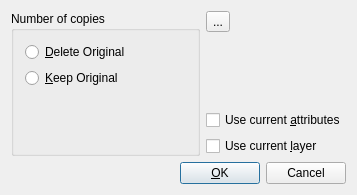
<?xml version="1.0" encoding="UTF-8"?>
<ui version="4.0">
 <class>QG_DlgMirror</class>
 <widget class="QDialog" name="QG_DlgMirror">
  <property name="geometry">
   <rect>
    <x>0</x>
    <y>0</y>
    <width>357</width>
    <height>195</height>
   </rect>
  </property>
  <property name="sizePolicy">
   <sizepolicy hsizetype="Minimum" vsizetype="Minimum">
    <horstretch>0</horstretch>
    <verstretch>0</verstretch>
   </sizepolicy>
  </property>
  <property name="minimumSize">
   <size>
    <width>300</width>
    <height>190</height>
   </size>
  </property>
  <property name="windowTitle">
   <string>Mirroring Options</string>
  </property>
  <layout class="QGridLayout">
   <item row="0" column="0" rowspan="4">
    <widget class="QGroupBox" name="bgNumber">
     <property name="title">
      <string>Number of copies</string>
     </property>
     <layout class="QVBoxLayout">
      <item>
       <widget class="QRadioButton" name="rbMove">
        <property name="sizePolicy">
         <sizepolicy hsizetype="Minimum" vsizetype="Preferred">
          <horstretch>0</horstretch>
          <verstretch>0</verstretch>
         </sizepolicy>
        </property>
        <property name="minimumSize">
         <size>
          <width>0</width>
          <height>18</height>
         </size>
        </property>
        <property name="text">
         <string>&amp;Delete Original</string>
        </property>
       </widget>
      </item>
      <item>
       <widget class="QRadioButton" name="rbCopy">
        <property name="sizePolicy">
         <sizepolicy hsizetype="Minimum" vsizetype="Preferred">
          <horstretch>0</horstretch>
          <verstretch>0</verstretch>
         </sizepolicy>
        </property>
        <property name="minimumSize">
         <size>
          <width>0</width>
          <height>18</height>
         </size>
        </property>
        <property name="text">
         <string>&amp;Keep Original</string>
        </property>
       </widget>
      </item>
      <item>
       <spacer name="spacer7">
        <property name="orientation">
         <enum>Qt::Vertical</enum>
        </property>
        <property name="sizeType">
         <enum>QSizePolicy::Expanding</enum>
        </property>
        <property name="sizeHint" stdset="0">
         <size>
          <width>20</width>
          <height>21</height>
         </size>
        </property>
       </spacer>
      </item>
     </layout>
    </widget>
   </item>
   <item row="2" column="1">
    <widget class="QCheckBox" name="cbCurrentAttributes">
     <property name="text">
      <string>Use current &amp;attributes</string>
     </property>
    </widget>
   </item>
   <item row="3" column="1">
    <widget class="QCheckBox" name="cbCurrentLayer">
     <property name="text">
      <string>Use current &amp;layer</string>
     </property>
    </widget>
   </item>
   <item row="4" column="0" colspan="2">
    <layout class="QHBoxLayout">
     <item>
      <spacer name="spacer">
       <property name="orientation">
        <enum>Qt::Horizontal</enum>
       </property>
       <property name="sizeType">
        <enum>QSizePolicy::Expanding</enum>
       </property>
       <property name="sizeHint" stdset="0">
        <size>
         <width>40</width>
         <height>20</height>
        </size>
       </property>
      </spacer>
     </item>
     <item>
      <widget class="QPushButton" name="bOk">
       <property name="text">
        <string>&amp;OK</string>
       </property>
       <property name="default">
        <bool>true</bool>
       </property>
      </widget>
     </item>
     <item>
      <widget class="QPushButton" name="bCancel">
       <property name="text">
        <string>Cancel</string>
       </property>
       <property name="shortcut">
        <string>Esc</string>
       </property>
      </widget>
     </item>
    </layout>
   </item>
   <item row="0" column="1">
    <widget class="QToolButton" name="toolButton">
     <property name="text">
      <string>...</string>
     </property>
     <property name="icon">
      <iconset resource="../../../res/extui/extui.qrc">
       <normaloff>:/extui/dlgmodifymirror.png</normaloff>:/extui/dlgmodifymirror.png</iconset>
     </property>
     <property name="iconSize">
      <size>
       <width>80</width>
       <height>80</height>
      </size>
     </property>
    </widget>
   </item>
  </layout>
 </widget>
 <layoutdefault spacing="6" margin="11"/>
 <resources>
  <include location="../../../res/extui/extui.qrc"/>
 </resources>
 <connections>
  <connection>
   <sender>bOk</sender>
   <signal>clicked()</signal>
   <receiver>QG_DlgMirror</receiver>
   <slot>accept()</slot>
   <hints>
    <hint type="sourcelabel">
     <x>20</x>
     <y>20</y>
    </hint>
    <hint type="destinationlabel">
     <x>20</x>
     <y>20</y>
    </hint>
   </hints>
  </connection>
  <connection>
   <sender>bCancel</sender>
   <signal>clicked()</signal>
   <receiver>QG_DlgMirror</receiver>
   <slot>reject()</slot>
   <hints>
    <hint type="sourcelabel">
     <x>20</x>
     <y>20</y>
    </hint>
    <hint type="destinationlabel">
     <x>20</x>
     <y>20</y>
    </hint>
   </hints>
  </connection>
 </connections>
</ui>
